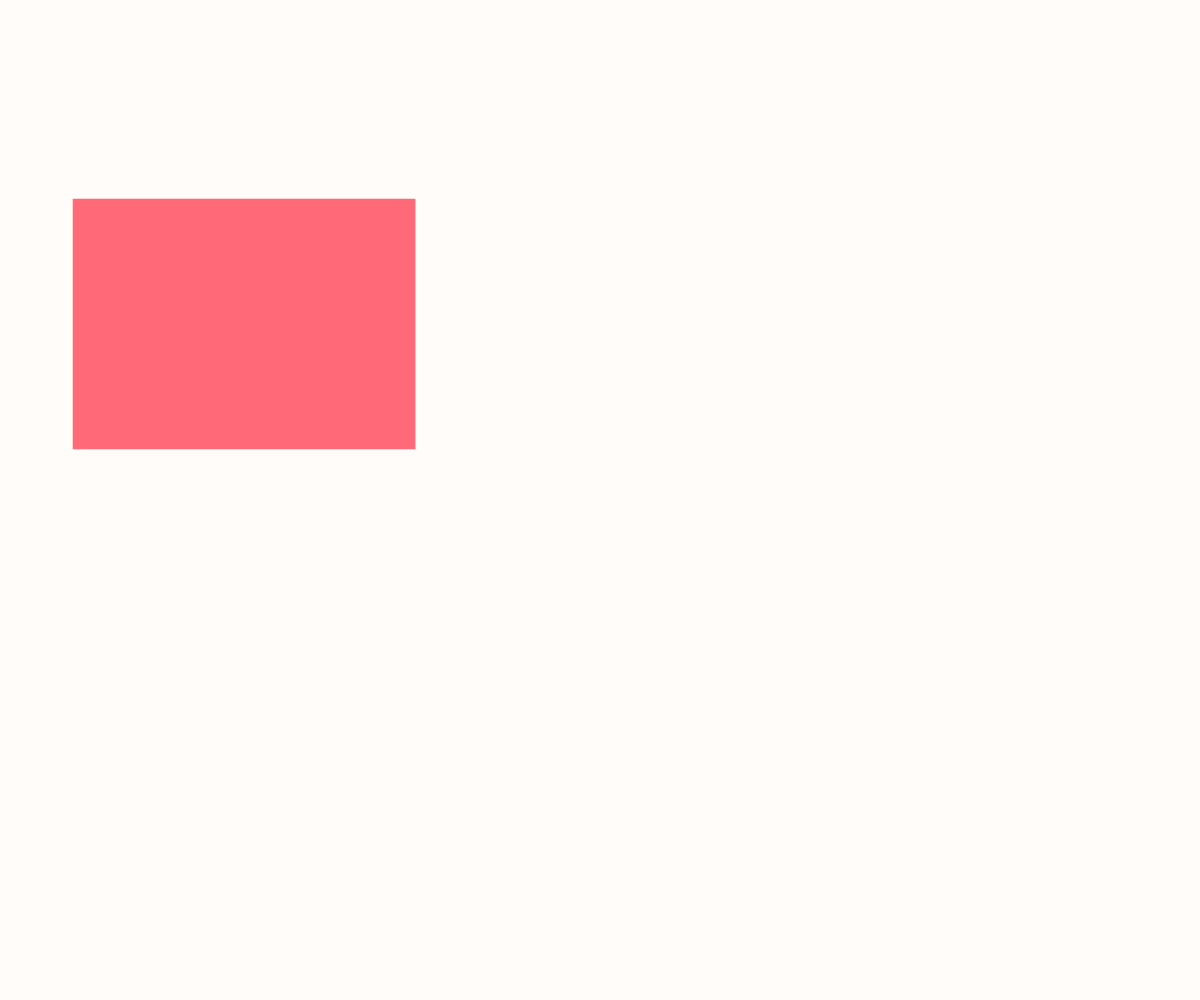
Frame 1 (no input)
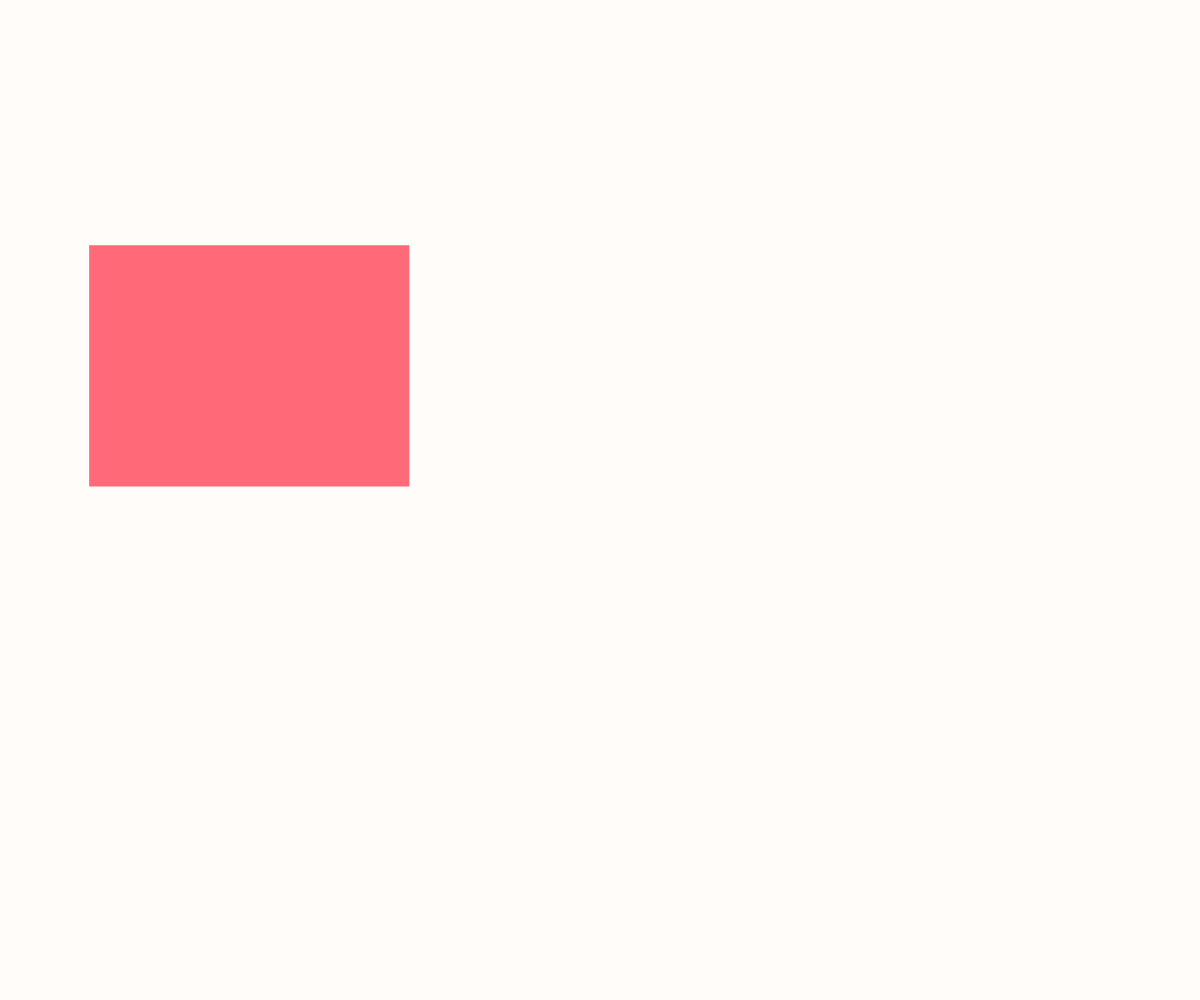
Frame 60 (no input)
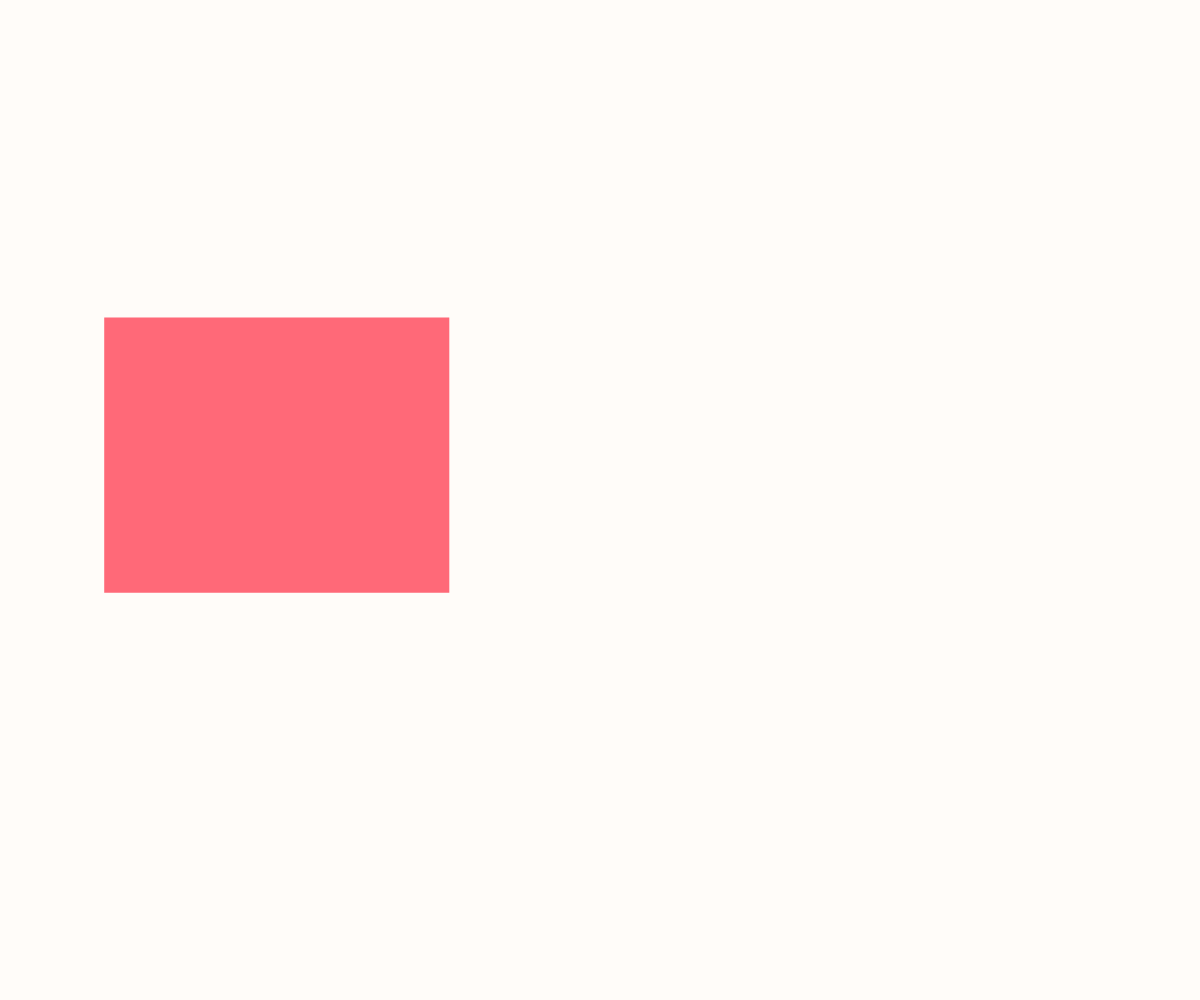
Frame 120 (the mouse pressed at the canvas centre since frame 60)

The p5.js sketch that drew these frames (run headless with seeded random() and noise() and a simulated clock; from frame 60 on, the mouse is pressed at the canvas centre):

// p5.js sketch
// ── sketch.js
function setup() {
  createCanvas(windowWidth, windowHeight);
  frameRate(20);
  rectMode(CENTER);
  noStroke();
}

function draw() {
  background('#FFFCF9');
  fill('#FF6978');

  const noiseScale = 0.0025 * frameCount;

  const positionLevel = 1000;
  const sizeLevel = 500;

  const x = positionLevel * noise(noiseScale + 100);
  const y = positionLevel * noise(noiseScale + 500);
  const h = sizeLevel * noise(noiseScale + 5000);
  const w = sizeLevel * noise(noiseScale + 8000);

  rect(x, y, w, h);
}
